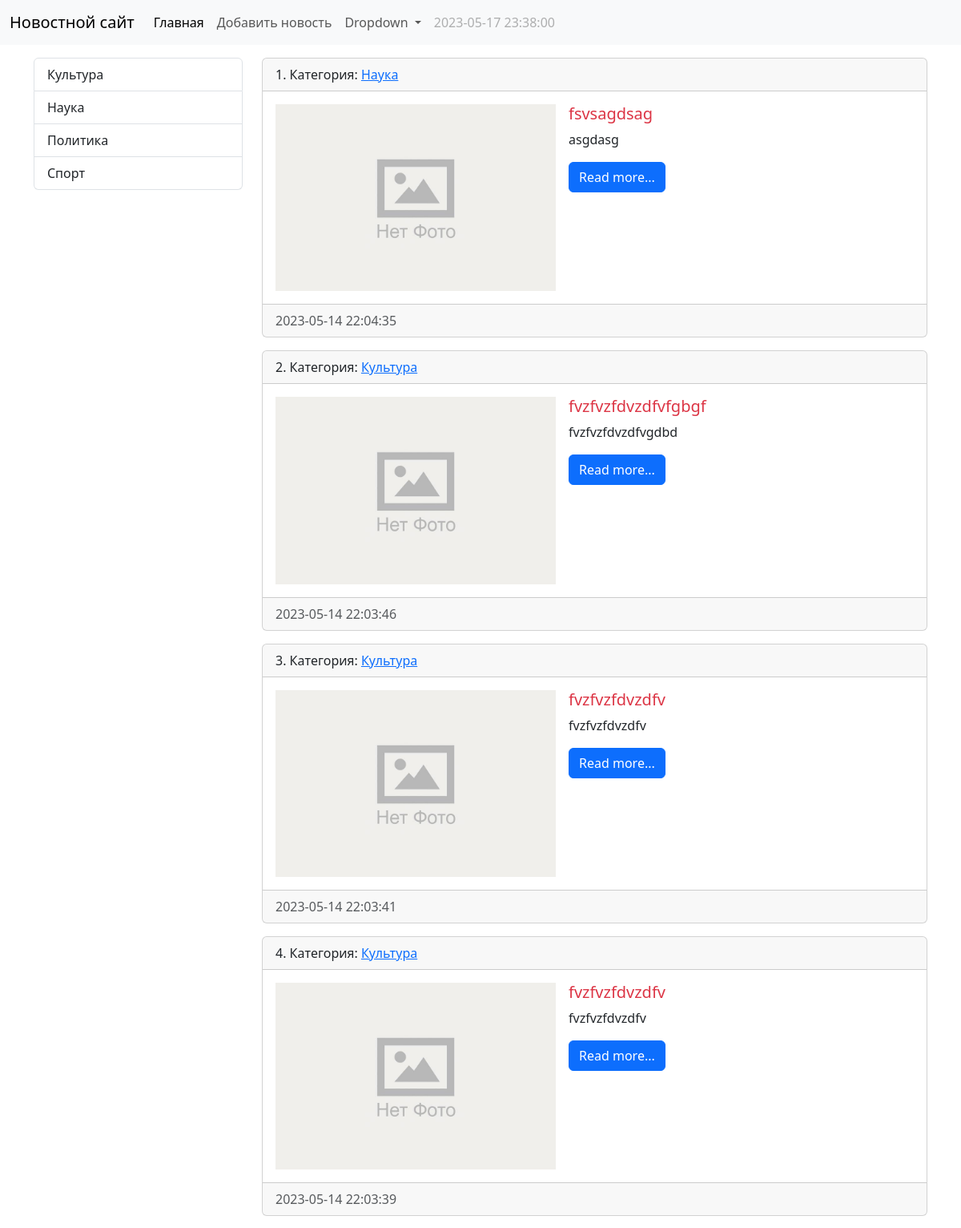
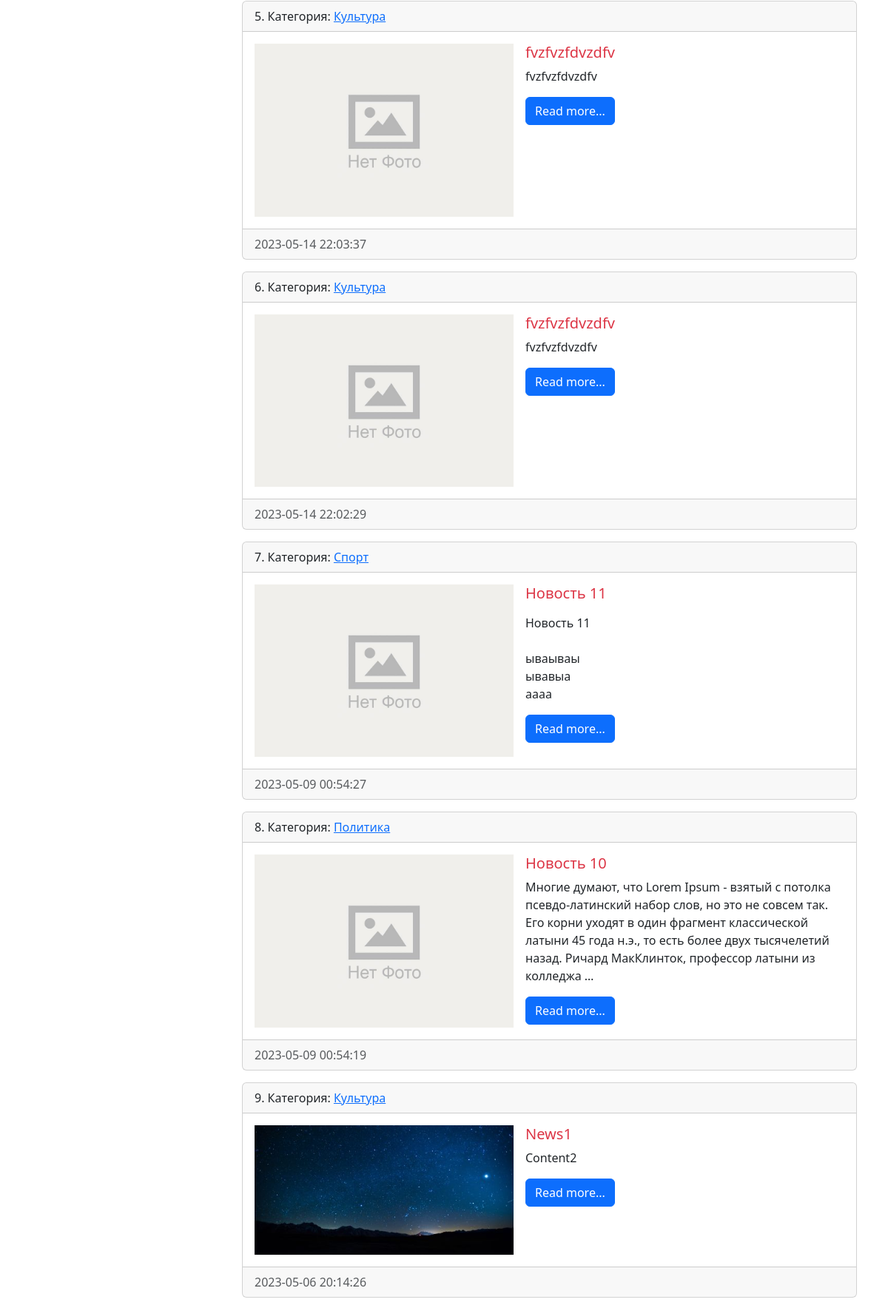
The page / (upper part) on the database its author committed (2 pictures, top to bottom).
### news/models.py (models this page shows, shortened)
class Category(models.Model):
    title = models.CharField(
        max_length=150,
        db_index=True,
        verbose_name='Наименование категории')
    def get_absolute_url(self):
        return reverse('category', kwargs={'category_id': self.pk})
    def __str__(self):
        return self.title
    class Meta:
        verbose_name = 'Категория'
        verbose_name_plural = 'Категории'
        ordering = ['title']

class News(models.Model):
    title = models.CharField(
        max_length=150,
        verbose_name='Наименование')
    content = models.TextField(
        blank=True,
        verbose_name='Контент')
    created_at = models.DateTimeField(
        auto_now_add=True,
        verbose_name='Дата создания')
    updated_at = models.DateTimeField(
        auto_now=True,
        verbose_name='Дата последнего обновления')
    photo = models.ImageField(
        upload_to='photos/%Y/%m/%d/',
        verbose_name='Картинка',
        blank=True)
    id_published = models.BooleanField(
        default=True,
        verbose_name='Опубликовано')
    category = models.ForeignKey(
        'Category',
        verbose_name='Категория',
        on_delete=models.PROTECT,)
    def get_absolute_url(self):
        return reverse('view_news', kwargs={'news_id': self.pk})
    class Meta:
        verbose_name = 'Новость'
        verbose_name_plural = 'Новости'
        ordering = ['-created_at']

### news/views.py (the view)
# urls.py: path('', HomeNews.as_view(), name='home'),
class HomeNews(ListView):
    model = News
    template_name = 'news/home_news_list.html'
    context_object_name = 'news'
    def get_context_data(self, **kwargs: Any) -> Dict[str, Any]:
        context = super().get_context_data(**kwargs)
        context['title'] = 'Главная страница'
        return context
    def get_queryset(self) -> QuerySet[Any]:
        return super().get_queryset().filter(id_published=True)

### news/templatetags/news_tags.py (called while the page is built)
@register.simple_tag(name='get_list_categories')
def get_categories():
    return Category.objects.all()

### news/templates/news/home_news_list.html (shortened to what this page needs)
{% extends 'base.html' %}
{% block sidebar %}
{% include 'inc/_sidebar.html' %}
{% endblock %}
{% block content %}
{% for item in news %}
{% include 'inc/_card.html' %}
{% empty %}
<h2>Новостей нет</h2>
{% endfor %}
{% endblock %}

### templates/inc/_sidebar.html (shortened to what this page needs)
{% load news_tags %}
<div class="list-group">
    {% get_list_categories as categories %}
    {% for item in categories %}
    <a href="{{ item.get_absolute_url }}" class="list-group-item list-group-item-action">
        {{ item.title }}
    </a>
    {% endfor %}
</div>
<br>

### templates/inc/_card.html
<div class="card mb-3">
    <div class="card-header">
        {{ forloop.counter }}. Категория:
        <a href="{% url 'category' item.category.pk %}">
            {{ item.category|capfirst }}
        </a>
    </div>
    <div class="card-body">
        <div class="d-flex">
            <div class="me-3">
                {% if item.photo %}
                <img src="{{ item.photo.url }}" alt="{{ item.photo.name }}" width="350" class="mr-3">
                {% else %}
                <img src="/media/photos/no-photo.jpg" alt="Фотки нет" width="350" class="mr-3">
                {% endif %}
            </div>
            <div class="">
                <h5 class="card-title {% cycle 'text-danger' 'text-success' %}">{{ item.title }}
                </h5>
                {% autoescape off %}
                <div class="card-text">
                    {{ item.content|safe|linebreaks|truncatewords:40 }}
                </div>
                {% endautoescape %}
                <a href="{{ item.get_absolute_url }}" class="btn btn-primary">Read more...</a>
            </div>
        </div>
    </div>
    <div class="card-footer text-body-secondary">
        {{ item.created_at|date:"Y-m-d H:i:s" }}
    </div>
</div>

### rows shown on the page
Category: title "Культура"
Category: title "Наука"
Category: title "Политика"
Category: title "Спорт"
News: category "Наука", title "fsvsagdsag", content "asgdasg", created_at "2023-05-14 22:04:35"
News: category "Культура", title "fvzfvzfdvzdfvfgbgf", content "fvzfvzfdvzdfvgdbd", created_at "2023-05-14 22:03:46"
News: category "Культура", title "fvzfvzfdvzdfv", content "fvzfvzfdvzdfv", created_at "2023-05-14 22:03:41"
News: category "Культура", title "fvzfvzfdvzdfv", content "fvzfvzfdvzdfv", created_at "2023-05-14 22:03:39"
News: category "Культура", title "fvzfvzfdvzdfv", content "fvzfvzfdvzdfv", created_at "2023-05-14 22:03:37"
News: category "Культура", title "fvzfvzfdvzdfv", content "fvzfvzfdvzdfv", created_at "2023-05-14 22:02:29"
News: category "Спорт", title "Новость 11", content "Новость 11 ываываы ывавыа аааа", created_at "2023-05-09 00:54:27"
News: category "Политика", title "Новость 10", content "Многие думают, что Lorem Ipsum - взятый с потолка псевдо-латинский набор слов, но это не совсем так. Его корни уходят в один фрагмент классической латыни 45 года н.э., то есть более двух тысячелетий назад. Ричард МакКлинток, профессор латыни из колледжа …", created_at "2023-05-09 00:54:19"
News: category "Культура", photo (picture), title "News1", content "Content2", created_at "2023-05-06 20:14:26"
